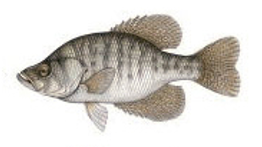
//> input picture Image Processing/Inputs/Images/White crappie.png, 262 x 147 px
$ ./Source   (built with g++ and OpenCV 4)
//> lines starting //> are read from the running program, lines starting //| are printed output that depends on the picture; after the words box and inside, x2 and y2 are one past the last pixel; in counts of white or black regions, pixels touching at a corner belong together
//> further down, srcI is the input picture: 147 rows x 262 cols, CV_8UC3; mean B, G, R 207.5, 212.6, 216.1
### Image Processing/Project1/Supp.h
#ifndef Supp_type
#define Supp_type

#include	<opencv2/opencv.hpp>
#include	<opencv2/highgui/highgui.hpp>
#include	<iostream>

#define		SEPH	3
#define		SEPV	15

using namespace cv;
using namespace std;

void createWindowPartition(Mat srcI, Mat &largeWin, Mat win[], Mat legends[], int noOfImagePerCol = 1,
	int noOfImagePerRow = 1, int sepH = SEPH, int sepV = SEPV);
void displayCaption(Mat win, const char* caption, int y=20, int x=6);

	// The following 2 functions can be used in 2 fashions: (1) safe fashion as out = convertGrayFloat2GrayImage(in), or
	// (2) convertGrayFloat2GrayImage(in, out) if out has been assigned memory for suitable image type
Mat convertGrayFloat2GrayImage(Mat grayFloat, Mat *outputImage=NULL);
Mat convertGrayFloat2ColorImage(Mat grayFloat, Mat *outputImage=NULL);
//Mat absDisplay(Mat m1);
Mat generateGaussian(int rows, int cols, int sigma);

#endif

### Image Processing/Project1/supp.cpp
#include	"Supp.h"

// The function below helps to create a larger window with A X B sub-windows.
// For example, 3X4 sub-windows.  A and B are determined by the input parameters of
// noOfImagePerCol and noOfImagePerRow respectively. The first input srcI is the
// input image based on which we build a larger window largeWin based on the type
// of srcI.  After creation, the means to access each sub-window is through win[].
// For example, the first sub-window is refered as win[0], the second one is refered
// as win[1] and so on.  A smaller window is also created under each sub-window for
// the purpose to put legend.  Each can be accessed similarly as with win[i].
void createWindowPartition(Mat srcI, Mat &largeWin, Mat win[], Mat legends[], int noOfImagePerCol,
	int noOfImagePerRow, int sepH, int sepV) {
//> called with noOfImagePerCol = 3, noOfImagePerRow = 3, sepH = 3, sepV = 15
	// 1st input: source input image
	// 2nd: the created larger window
	// 3th: means to access each sub window
	// 4th: means to access each legend window
	// 5rd, 6th: Obvious
	// 7th: separating space between 2 images in horizontal direction
	// 8th: separating space between 2 images in vertial direction

	int		rows = srcI.rows, cols = srcI.cols, winI = 0, winsrcI = 0;
//> rows = 147; cols = 262
	Size	sRXC((cols + sepH)*noOfImagePerRow - sepH, (rows + sepV)*noOfImagePerCol), // Size of new window
		s(cols, sepV); // Size of the legend window
//> sRXC = Size(792, 486); s = Size(262, 15)

	largeWin = Mat::ones(sRXC, srcI.type()) * 64; // create the new window with background color 64
	for (int i = 0; i<noOfImagePerCol; i++) // create the subwindows
		for (int j = 0; j<noOfImagePerRow; j++)
			win[winI++] = largeWin(Range((rows + sepV)*i, (rows + sepV)*i + rows),
			Range((cols + sepH)*j, (cols + sepH)*j + cols));
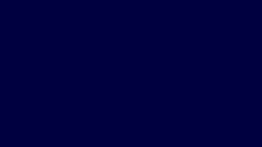
//> win: 147 rows x 262 cols, CV_8UC3; mean B, G, R 64, 0, 0
//> after the loop, winI = 9

	for (int bg = 20, i = 0; i<noOfImagePerCol; i++) // create the legend windows
		for (int j = 0; j<noOfImagePerRow; j++) {
			legends[winsrcI] = largeWin(Range((rows + sepV)*i + rows, (rows + sepV)*(i + 1)),
			Range((cols + sepH)*j, (cols + sepH)*j + cols));
			legends[winsrcI] = Scalar(bg, bg, bg); // paint each in different colors
			bg += 30; // such that we can visually see the division from one to other
			if (bg > 80) bg = 20;
			winsrcI++;
		}
//> after the loop, winsrcI = 9
}

// [53 lines left out: functions displayCaption, convertGrayFloat2GrayImage, convertGrayFloat2ColorImage, generateGaussian, not called in this run]

### Image Processing/Project1/Source.cpp
// Apply boundary following to segment a fish from a simple background

// refer to https://docs.opencv.org/4.1.0/da/d5c/tutorial_canny_detector.html

// Run it using White crappie.png
#include	<opencv2/opencv.hpp>
#include	<opencv2/highgui/highgui.hpp>
#include	<opencv2/imgproc.hpp>
#include	<iostream>
#include	"Supp.h"

using namespace cv;
using namespace std;

int main(int argc, char** argv) {
	string	ss = "Inputs/Images/White crappie.png";
	Mat		srcI = imread(ss), tmp, cannyEdge;

	if (srcI.empty()) {
		cout << "cannot open " << ss << endl;
		return -1;
	}

	int const	noOfImagePerCol = 3, noOfImagePerRow = 3; // create a 3X3 window partition
	Mat			largeWin, win[noOfImagePerRow * noOfImagePerCol], // create the new window
		legend[noOfImagePerRow * noOfImagePerCol]; // and the means to each sub-window
	int			winI = 0;

	int			ratio = 3, kernelSize = 3; // set parameters for Canny
	Mat			B = (Mat_<unsigned char>(3, 3) << 1, 1, 1,  // define Bel 1
		1, 1, 1,
		1, 1, 1);

	createWindowPartition(srcI, largeWin, win, legend, noOfImagePerCol, noOfImagePerRow);
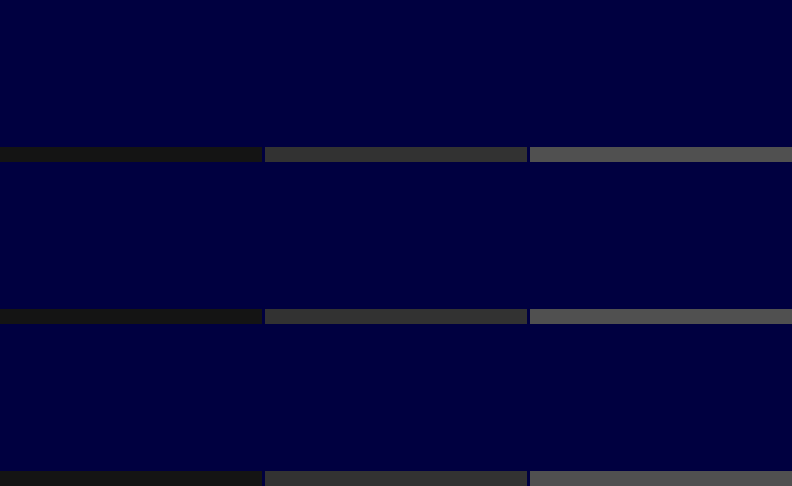
//> largeWin: 486 rows x 792 cols, CV_8UC3; mean B, G, R 62.7, 4.6, 4.6

	srcI.copyTo(win[0]); // copy the input to the first subwindow
	putText(legend[0], "Original", Point(5, 11), 1, 1, Scalar(250, 250, 250), 1); // place text in the first legend window
	Canny(srcI, cannyEdge, 60, 60 * ratio, kernelSize);
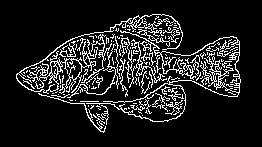
//> cannyEdge: 147 rows x 262 cols, CV_8UC1; 12.7% white in thin lines or dots, all inside (x1, y1, x2, y2) = (16, 14, 241, 133)
	cvtColor(cannyEdge, win[1], COLOR_GRAY2BGR);
	putText(legend[1], "Canny edge", Point(5, 11), 1, 1, Scalar(250, 250, 250), 1);

	dilate(win[1], win[2], B); // Make edge thicker to fill gap/break
	putText(legend[2], "Dilate(edge)", Point(5, 11), 1, 1, Scalar(250, 250, 250), 1);

	erode(win[2], win[3], B, Point(-1, -1)); // Make edge thinner to get back the original edge as much as possible
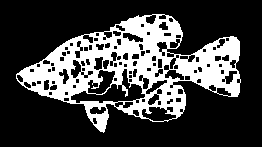
//> win[3]: 147 rows x 262 cols, CV_8UC3; 26% white; 1 white region, box (x1, y1, x2, y2) and area: (16, 14, 241, 133) 10031
	putText(legend[3], "Erode(previous)", Point(5, 11), 1, 1, Scalar(250, 250, 250), 1);

	/// Section 2: Find contours
	// The input parameters are the segmented image, the result as an array of contours,
	// hierarachy of edges connected together, edge retrieval mode, line fitting method
	// We only need to pay attention to the first 2. Contours is an array (vector) of contours.
	// Each element of Contours is one contour. Each contour is an array (vector) of 2D points.
	// Note that the content of the first input is destroyed
	vector<vector<Point> >	contours;

	cvtColor(win[3], tmp, COLOR_BGR2GRAY);
//> tmp: 147 rows x 262 cols, CV_8UC1; 26% white; 1 white region
	// findContours(tmp, contours, hierarchy, RETR_EXTERNAL, CHAIN_APPROX_NONE); // extract only the outer contour
	findContours(tmp, contours, RETR_EXTERNAL, CHAIN_APPROX_NONE); // extract all contours
//> contours = 1 contour; box (x1, y1, x2, y2) and area: (16, 14, 241, 133) 14554

																   /// Section 3: Access each contour
	RNG				rng(12345);
	Scalar			color;
	int				index, max = 0;

	cvtColor(tmp, tmp, COLOR_GRAY2BGR);
	tmp = Scalar(0, 0, 0);

	static int	t1, t2, t3, t4;
	for (int i = 0; i < contours.size(); i++) { // Just in case there is more than one object in image
		for (;;) { // get random colors that are not too dim
			t1 = rng.uniform(0, 255); // blue
			t2 = rng.uniform(0, 255); // green
			t3 = rng.uniform(0, 255); // red
			t4 = t1 + t2 + t3;
			if (t4 > 255) break;
		}
		color = Scalar(t1, t2, t3);
		if (max < contours[i].size()) { // Find the longest contour as fish boundary
			max = contours[i].size();
			index = i;
		}
		// Draw contours using drawContours() which has the following input parameters
		// 1. image object to draw on, 2. an array of contours, 3. the index of contour to draw
		// 4. color, 5. ... not important. You can check them from the web site.
		//		drawContours(result, contours, i, color); // draw boundaries on original image with distinct colors
		drawContours(tmp, contours, i, color); // draw boundaries
	}
//> this loop made 1 pass
//> max on pass 1: 650
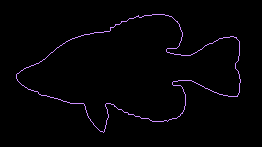
//> tmp: 147 rows x 262 cols, CV_8UC3; mean B, G, R 4.3, 2.4, 3.4
//> after the loop, max = 650; index = 0
	tmp.copyTo(win[4]);
	putText(legend[4], "All contours", Point(5, 11), 1, 1, Scalar(250, 250, 250), 1);

	tmp = Scalar(0, 0, 0); // reset the canvas to black to draw only the longest contour
	drawContours(tmp, contours, index, Scalar(255, 255, 255));
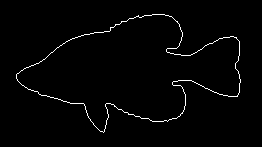
//> tmp: 147 rows x 262 cols, CV_8UC3; 1.7% white in thin lines or dots, all inside (x1, y1, x2, y2) = (16, 14, 241, 133)
	tmp.copyTo(win[5]);
	putText(legend[5], "Longest contour", Point(5, 11), 1, 1, Scalar(250, 250, 250), 1);

	vector<Point>	curContour = contours[index]; //access each contour point
//> curContour = contour of 650 points, box (x1, y1, x2, y2) (16, 14, 241, 133), area 14554
	Point2i			p;
	int				count = 0;

	p.x = p.y = 0; // add all contour points to compute the average, i.e. the center of fish
	for (int j = 0; j < curContour.size(); j++) // Add all point coordinates
		p += curContour[j];
//> this loop made 650 passes
//> p on passes 1 to 3: Point(152, 14), Point(303, 29), Point(453, 44)
//> after the loop, p = Point(92143, 46812)
	p.x /= curContour.size(); // take average, i.e. center of fish
//> p = Point(141, 46812)
	p.y /= curContour.size();
//> p = Point(141, 72)
	win[5].copyTo(win[6]);
	floodFill(win[6], p, Scalar(255, 255, 255)); // fill inside fish boundary
	putText(legend[6], "Mask of fish", Point(5, 11), 1, 1, Scalar(250, 250, 250), 1);

	win[7] = win[0] & win[6];
	putText(legend[7], "Fish segmented", Point(5, 11), 1, 1, Scalar(250, 250, 250), 1);

	erode(win[6], tmp, B, Point(-1, -1)); // attempt to eliminate empty space around boundary from win[6]
//> tmp: 147 rows x 262 cols, CV_8UC3; 36.4% white; 1 white region, box (x1, y1, x2, y2) and area: (17, 15, 240, 131) 14015
	win[8] = win[0] & tmp;
	putText(legend[8], "Fish tidied up", Point(5, 11), 1, 1, Scalar(250, 250, 250), 1);
	imshow("Boundary following application", largeWin);
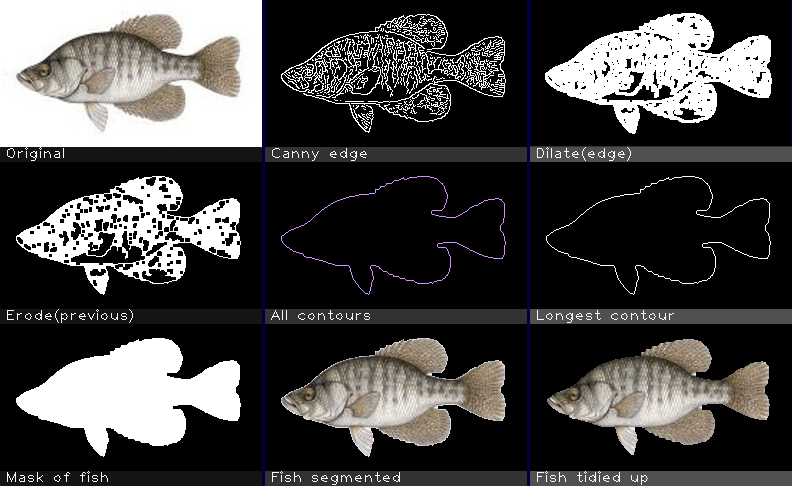
//> window 'Boundary following application': 486 rows x 792 cols, CV_8UC3; mean B, G, R 66.6, 67.3, 68.5

	waitKey();
	destroyAllWindows();
	//	system("pause");
	return 0;
}

$ run again, with Image Processing/Inputs/Images/Walleye.png copied over Image Processing/Inputs/Images/White crappie.png
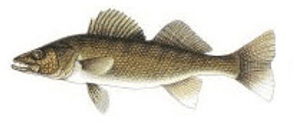
//> input picture Image Processing/Inputs/Images/Walleye.png, 293 x 128 px
//> srcI is the input picture: 128 rows x 293 cols, CV_8UC3; mean B, G, R 203.5, 212.6, 216.4
//> cannyEdge: 128 rows x 293 cols, CV_8UC1; 13.2% white in thin lines or dots, all inside (x1, y1, x2, y2) = (11, 8, 276, 114)
//> contours = 2 contours, 1 with area under 20; largest, box (x1, y1, x2, y2) and area: (11, 8, 276, 114) 13862
//> the loop `for (int i = 0; i < contours.size(); i++)` made 2 passes
//> max on passes 1 to 2: 1, 715
//> after the loop `for (int i = 0; i < contours.size(); i++)`:
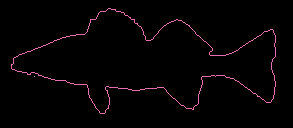
//> tmp: 128 rows x 293 cols, CV_8UC3; mean B, G, R 3.4, 2.1, 4.4
//> after the loop `for (int i = 0; i < contours.size(); i++)`: max = 715; index = 1
//> curContour = contour of 715 points, box (x1, y1, x2, y2) (11, 8, 276, 114), area 13862
//> the loop `for (int j = 0; j < curContour.size(); j++)` made 715 passes
//> p on passes 1 to 3: Point(108, 8), Point(215, 17), Point(321, 27)
//> after the loop `for (int j = 0; j < curContour.size(); j++)`: p = Point(109093, 45001)
//> `p.x /= curContour.size();`: p = Point(152, 45001)
//> `p.y /= curContour.size();`: p = Point(152, 62)
//> `imshow("Boundary following application", largeWin);`:
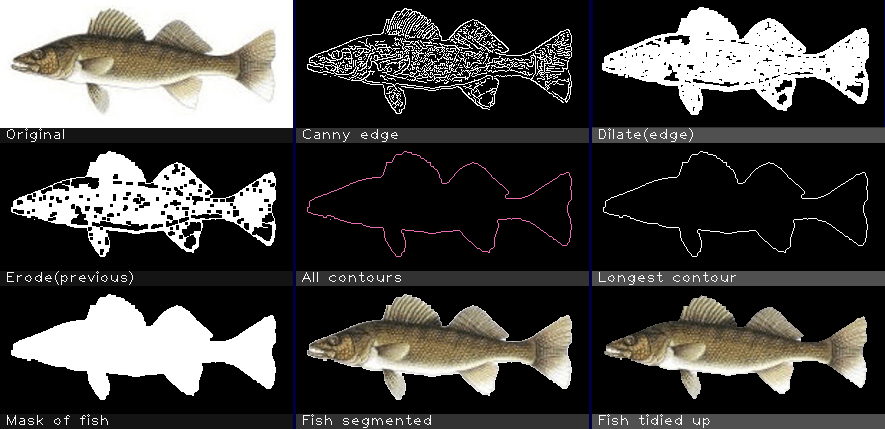
//> window 'Boundary following application': 429 rows x 885 cols, CV_8UC3; mean B, G, R 65.6, 67.6, 68.9
